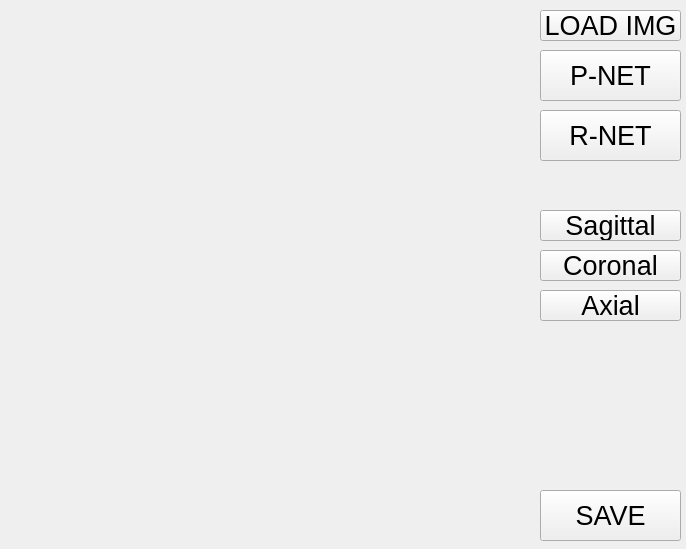
<?xml version="1.0" encoding="UTF-8"?>
<ui version="4.0">
 <class>Form</class>
 <widget class="QWidget" name="Form">
  <property name="geometry">
   <rect>
    <x>0</x>
    <y>0</y>
    <width>686</width>
    <height>549</height>
   </rect>
  </property>
  <property name="windowTitle">
   <string>Form</string>
  </property>
  <widget class="QWidget" name="verticalLayoutWidget">
   <property name="geometry">
    <rect>
     <x>0</x>
     <y>0</y>
     <width>531</width>
     <height>491</height>
    </rect>
   </property>
   <layout class="QVBoxLayout" name="verticalLayout">
    <item>
     <widget class="QLabel" name="label">
      <property name="text">
       <string/>
      </property>
      <property name="alignment">
       <set>Qt::AlignLeading|Qt::AlignLeft|Qt::AlignTop</set>
      </property>
     </widget>
    </item>
   </layout>
  </widget>
  <widget class="QPushButton" name="pushButton">
   <property name="geometry">
    <rect>
     <x>540</x>
     <y>10</y>
     <width>141</width>
     <height>31</height>
    </rect>
   </property>
   <property name="font">
    <font>
     <pointsize>20</pointsize>
    </font>
   </property>
   <property name="text">
    <string>LOAD IMG</string>
   </property>
  </widget>
  <widget class="QPushButton" name="pushButton_2">
   <property name="geometry">
    <rect>
     <x>540</x>
     <y>490</y>
     <width>141</width>
     <height>51</height>
    </rect>
   </property>
   <property name="font">
    <font>
     <pointsize>20</pointsize>
    </font>
   </property>
   <property name="text">
    <string>SAVE</string>
   </property>
  </widget>
  <widget class="QPushButton" name="pushButton_3">
   <property name="geometry">
    <rect>
     <x>540</x>
     <y>210</y>
     <width>141</width>
     <height>31</height>
    </rect>
   </property>
   <property name="font">
    <font>
     <pointsize>20</pointsize>
    </font>
   </property>
   <property name="text">
    <string>Sagittal</string>
   </property>
  </widget>
  <widget class="QPushButton" name="pushButton_4">
   <property name="geometry">
    <rect>
     <x>540</x>
     <y>250</y>
     <width>141</width>
     <height>31</height>
    </rect>
   </property>
   <property name="font">
    <font>
     <pointsize>20</pointsize>
    </font>
   </property>
   <property name="text">
    <string>Coronal</string>
   </property>
  </widget>
  <widget class="QPushButton" name="pushButton_5">
   <property name="geometry">
    <rect>
     <x>540</x>
     <y>290</y>
     <width>141</width>
     <height>31</height>
    </rect>
   </property>
   <property name="font">
    <font>
     <pointsize>20</pointsize>
    </font>
   </property>
   <property name="text">
    <string>Axial</string>
   </property>
  </widget>
  <widget class="QPushButton" name="pushButton_6">
   <property name="geometry">
    <rect>
     <x>540</x>
     <y>50</y>
     <width>141</width>
     <height>51</height>
    </rect>
   </property>
   <property name="font">
    <font>
     <pointsize>20</pointsize>
    </font>
   </property>
   <property name="text">
    <string>P-NET</string>
   </property>
  </widget>
  <widget class="QPushButton" name="pushButton_7">
   <property name="geometry">
    <rect>
     <x>540</x>
     <y>110</y>
     <width>141</width>
     <height>51</height>
    </rect>
   </property>
   <property name="font">
    <font>
     <pointsize>20</pointsize>
    </font>
   </property>
   <property name="text">
    <string>R-NET</string>
   </property>
  </widget>
  <widget class="QLabel" name="label_2">
   <property name="geometry">
    <rect>
     <x>10</x>
     <y>500</y>
     <width>511</width>
     <height>31</height>
    </rect>
   </property>
   <property name="text">
    <string/>
   </property>
  </widget>
 </widget>
 <resources/>
 <connections/>
</ui>
